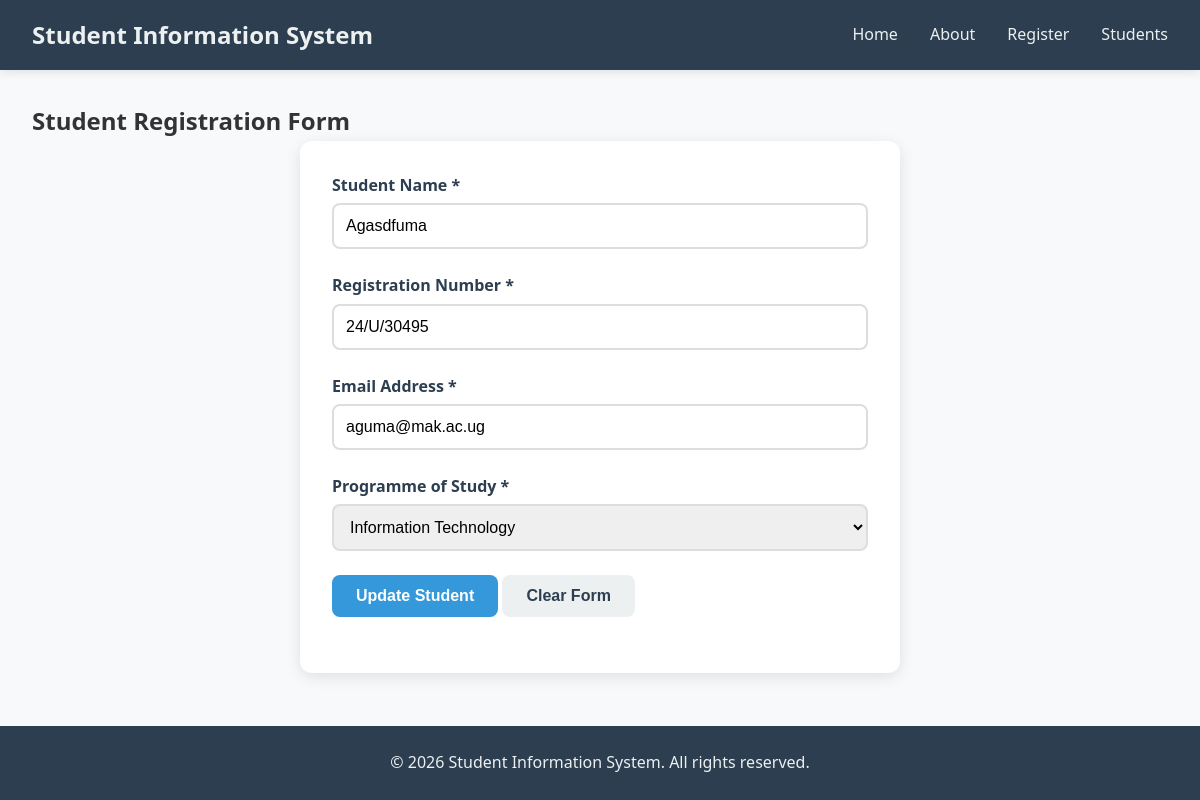
The page /update/3 on the database as committed earlier.
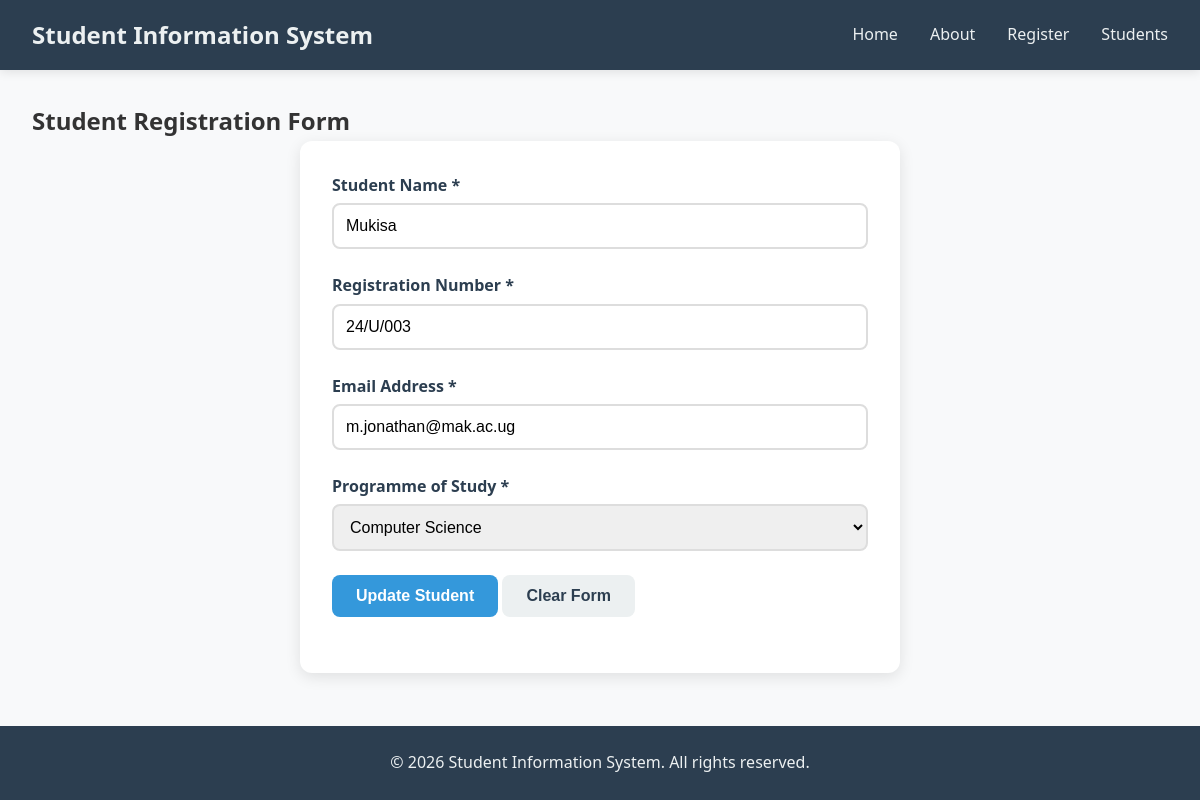
The same page on the database as committed later.
### models.py (models this page shows, shortened)
class Student(db.Model):
    __tablename__ = 'students'
    id = db.Column(db.Integer, primary_key=True)
    student_name = db.Column(db.String(100), nullable=False)
    registration_number = db.Column(db.String(50), unique=True, nullable=False)
    email = db.Column(db.String(100), unique=True, nullable=False)
    programme = db.Column(db.String(100), nullable=False)
    registration_date = db.Column(db.DateTime, default=datetime.utcnow)
    is_active = db.Column(db.Boolean, default=True)

### app.py (the view, shortened to what this page needs)
@app.route('/update/<id>', methods=['GET', 'POST'])
def update_student(id):
    student = get_student_by_id(id)
    if student:
        return render_template('edit_student.html', student=student[0])
    else:
        flash('Student not found!', 'error')
        return redirect(url_for('students_list'))

### database.py (called while the page is built)
def get_student_by_id(id):
    return Student.query.filter_by(id = id).all()

### templates/edit_student.html (shortened to what this page needs)
{% extends "base.html" %}
{% block content %}
    <section class="register-page">
        <h2>Student Registration Form</h2>
        <div class="form-container">
            <form method="POST" class="registration-form">
                <div class="form-group">
                    <label for="student_name">Student Name *</label>
                    <input type="text" id="student_name" name="student_name" value = {{student.student_name}}
                           placeholder="Enter your full name" required>
                </div>
                <div class="form-group">
                    <label for="registration_number">Registration Number *</label>
                    <input type="text" id="registration_number" name="registration_number" value = {{student.registration_number}}
                           placeholder="e.g., 24/U/001" required>
                </div>
                <div class="form-group">
                    <label for="email">Email Address *</label>
                    <input type="email" id="email" name="email" value = {{student.email}}
                           placeholder="you@mak.ac.ug" required>
                </div>
                <div class="form-group">
                    <label for="programme">Programme of Study *</label>
                     <select id="programme" name="programme" required>
                        <option value="Computer Science" {% if student.programme == 'Computer Science' %}selected{% endif %}>Computer Science</option>
                        <option value="Information Technology" {% if student.programme == 'Information Technology' %}selected{% endif %}>Information Technology</option>
                    </select>
                </div>
                <div class="form-group">
                    <button type="submit" class="btn btn-primary">Update Student</button>
                    <button type="reset" class="btn btn-secondary">Clear Form</button>
                </div>
            </form>
        </div>
    </section>
{% endblock %}

Rows that differ between the two databases and show on the page:
changed Student: registration_number "24/U/30495" → "24/U/003"; email "aguma@mak.ac.ug" → "m.jonathan@mak.ac.ug"; programme "Information Technology" → "Computer Science"; student_name "Agasdfuma" → (not shown)
Other text that changed with them:
form field student_name: (not shown) → "Mukisa"
